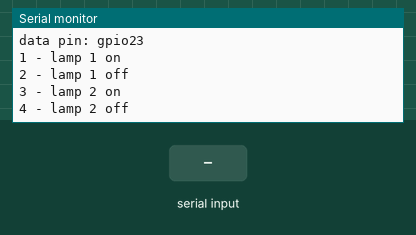
This sketch was run on a simulated ESP32. Shown: the last lines printed to the serial monitor. Inputs (shaded band) come from the test bench.

Above: at 1.2 s.
1.3 s: "1" received over Serial
At 2.3 s:
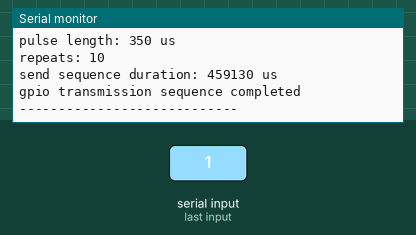
2.8 s: "2" received over Serial
At 3.09 s:
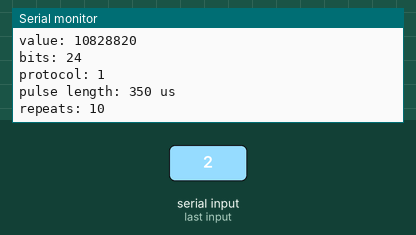

The sketch:

RF_Transmit_Test.ino
```cpp
#include <RCSwitch.h>

RCSwitch transmitter;

const int transmitterPin = 27;

struct RFCode {
  unsigned long value;
  unsigned int bits;
  unsigned int protocol;
  unsigned int pulse;
};

RFCode lamp1On  = {10828817, 24, 1, 350};
RFCode lamp1Off = {10828820, 24, 1, 350};
RFCode lamp2On  = {10828833, 24, 1, 350};
RFCode lamp2Off = {10828836, 24, 1, 350};

unsigned long transmissionCount = 0;

void sendCode(const RFCode& code, const char* name) {
  if (code.value == 0) {
    Serial.println("rf code not set");
    return;
  }

  transmitter.setProtocol(code.protocol);
  transmitter.setPulseLength(code.pulse);
  transmitter.setRepeatTransmit(10);

  transmissionCount++;

  unsigned long startTime = micros();

  Serial.println();
  Serial.println("----------------------------");
  Serial.println("rf transmission started");

  Serial.print("command: ");
  Serial.println(name);

  Serial.print("packet number: ");
  Serial.println(transmissionCount);

  Serial.print("value: ");
  Serial.println(code.value);

  Serial.print("bits: ");
  Serial.println(code.bits);

  Serial.print("protocol: ");
  Serial.println(code.protocol);

  Serial.print("pulse length: ");
  Serial.print(code.pulse);
  Serial.println(" us");

  Serial.println("repeats: 10");

  transmitter.send(code.value, code.bits);

  unsigned long elapsed = micros() - startTime;

  Serial.print("send sequence duration: ");
  Serial.print(elapsed);
  Serial.println(" us");

  Serial.println("gpio transmission sequence completed");
  Serial.println("----------------------------");
}

void setup() {
  Serial.begin(115200);

  transmitter.enableTransmit(transmitterPin);

  Serial.println();
  Serial.println("433 mhz transmitter initialized");
  Serial.println("data pin: gpio23");
  Serial.println();
  Serial.println("1 - lamp 1 on");
  Serial.println("2 - lamp 1 off");
  Serial.println("3 - lamp 2 on");
  Serial.println("4 - lamp 2 off");
}

void loop() {
  if (!Serial.available()) {
    return;
  }

  char command = Serial.read();

  switch (command) {
    case '1':
      sendCode(lamp1On, "lamp 1 on");
      break;

    case '2':
      sendCode(lamp1Off, "lamp 1 off");
      break;

    case '3':
      sendCode(lamp2On, "lamp 2 on");
      break;

    case '4':
      sendCode(lamp2Off, "lamp 2 off");
      break;
  }
}
```

Measured:
- after the input at 1.3 s, the serial monitor: prints a new line at once (image 1)
- after the input at 2.8 s, the serial monitor: prints a new line at once (image 2)
